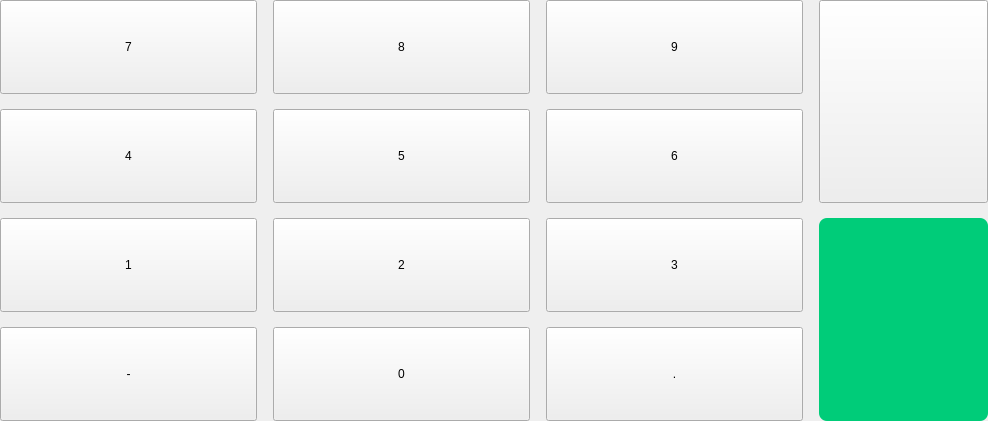
     <widget class="QWidget" name="page_3">
      <layout class="QGridLayout" name="gridLayout_8">
       <property name="leftMargin">
        <number>0</number>
       </property>
       <property name="topMargin">
        <number>0</number>
       </property>
       <property name="rightMargin">
        <number>0</number>
       </property>
       <property name="bottomMargin">
        <number>0</number>
       </property>
       <item row="0" column="0">
        <layout class="QGridLayout" name="gridLayout_7">
         <property name="horizontalSpacing">
          <number>16</number>
         </property>
         <property name="verticalSpacing">
          <number>15</number>
         </property>
         <item row="0" column="0">
          <widget class="QPushButton" name="pushButton_51">
           <property name="minimumSize">
            <size>
             <width>257</width>
             <height>94</height>
            </size>
           </property>
           <property name="maximumSize">
            <size>
             <width>257</width>
             <height>94</height>
            </size>
           </property>
           <property name="focusPolicy">
            <enum>Qt::NoFocus</enum>
           </property>
           <property name="text">
            <string>7</string>
           </property>
           <attribute name="buttonGroup">
            <string notr="true">buttonGroup</string>
           </attribute>
          </widget>
         </item>
         <item row="0" column="1">
          <widget class="QPushButton" name="pushButton_73">
           <property name="minimumSize">
            <size>
             <width>257</width>
             <height>94</height>
            </size>
           </property>
           <property name="maximumSize">
            <size>
             <width>257</width>
             <height>94</height>
            </size>
           </property>
           <property name="focusPolicy">
            <enum>Qt::NoFocus</enum>
           </property>
           <property name="text">
            <string>8</string>
           </property>
           <attribute name="buttonGroup">
            <string notr="true">buttonGroup</string>
           </attribute>
          </widget>
         </item>
         <item row="0" column="2">
          <widget class="QPushButton" name="pushButton_46">
           <property name="minimumSize">
            <size>
             <width>257</width>
             <height>94</height>
            </size>
           </property>
           <property name="maximumSize">
            <size>
             <width>257</width>
             <height>94</height>
            </size>
           </property>
           <property name="focusPolicy">
            <enum>Qt::NoFocus</enum>
           </property>
           <property name="text">
            <string>9</string>
           </property>
           <attribute name="buttonGroup">
            <string notr="true">buttonGroup</string>
           </attribute>
          </widget>
         </item>
         <item row="0" column="3" rowspan="2">
          <widget class="QPushButton" name="pushButton_backSpace_3">
           <property name="minimumSize">
            <size>
             <width>169</width>
             <height>0</height>
            </size>
           </property>
           <property name="maximumSize">
            <size>
             <width>80</width>
             <height>203</height>
            </size>
           </property>
           <property name="focusPolicy">
            <enum>Qt::NoFocus</enum>
           </property>
           <property name="text">
            <string/>
           </property>
           <property name="icon">
            <iconset resource="images.qrc">
             <normaloff>:/images/ic_numberpad_delete.png</normaloff>:/images/ic_numberpad_delete.png</iconset>
           </property>
           <property name="iconSize">
            <size>
             <width>48</width>
             <height>48</height>
            </size>
           </property>
          </widget>
         </item>
         <item row="1" column="0">
          <widget class="QPushButton" name="pushButton_59">
           <property name="minimumSize">
            <size>
             <width>257</width>
             <height>94</height>
            </size>
           </property>
           <property name="maximumSize">
            <size>
             <width>257</width>
             <height>94</height>
            </size>
           </property>
           <property name="focusPolicy">
            <enum>Qt::NoFocus</enum>
           </property>
           <property name="text">
            <string>4</string>
           </property>
           <attribute name="buttonGroup">
            <string notr="true">buttonGroup</string>
           </attribute>
          </widget>
         </item>
         <item row="1" column="1">
          <widget class="QPushButton" name="pushButton_57">
           <property name="minimumSize">
            <size>
             <width>257</width>
             <height>94</height>
            </size>
           </property>
           <property name="maximumSize">
            <size>
             <width>257</width>
             <height>94</height>
            </size>
           </property>
           <property name="focusPolicy">
            <enum>Qt::NoFocus</enum>
           </property>
           <property name="text">
            <string>5</string>
           </property>
           <attribute name="buttonGroup">
            <string notr="true">buttonGroup</string>
           </attribute>
          </widget>
         </item>
         <item row="1" column="2">
          <widget class="QPushButton" name="pushButton_75">
           <property name="minimumSize">
            <size>
             <width>257</width>
             <height>94</height>
            </size>
           </property>
           <property name="maximumSize">
            <size>
             <width>257</width>
             <height>94</height>
            </size>
           </property>
           <property name="focusPolicy">
            <enum>Qt::NoFocus</enum>
           </property>
           <property name="text">
            <string>6</string>
           </property>
           <attribute name="buttonGroup">
            <string notr="true">buttonGroup</string>
           </attribute>
          </widget>
         </item>
         <item row="2" column="0">
          <widget class="QPushButton" name="pushButton_72">
           <property name="minimumSize">
            <size>
             <width>257</width>
             <height>94</height>
            </size>
           </property>
           <property name="maximumSize">
            <size>
             <width>257</width>
             <height>94</height>
            </size>
           </property>
           <property name="focusPolicy">
            <enum>Qt::NoFocus</enum>
           </property>
           <property name="text">
            <string>1</string>
           </property>
           <property name="iconSize">
            <size>
             <width>80</width>
             <height>94</height>
            </size>
           </property>
           <attribute name="buttonGroup">
            <string notr="true">buttonGroup</string>
           </attribute>
          </widget>
         </item>
         <item row="2" column="1">
          <widget class="QPushButton" name="pushButton_67">
           <property name="minimumSize">
            <size>
             <width>257</width>
             <height>94</height>
            </size>
           </property>
           <property name="maximumSize">
            <size>
             <width>257</width>
             <height>94</height>
            </size>
           </property>
           <property name="focusPolicy">
            <enum>Qt::NoFocus</enum>
           </property>
           <property name="text">
            <string>2</string>
           </property>
           <property name="iconSize">
            <size>
             <width>80</width>
             <height>94</height>
            </size>
           </property>
           <attribute name="buttonGroup">
            <string notr="true">buttonGroup</string>
           </attribute>
          </widget>
         </item>
         <item row="2" column="2">
          <widget class="QPushButton" name="pushButton_70">
           <property name="minimumSize">
            <size>
             <width>257</width>
             <height>94</height>
            </size>
           </property>
           <property name="maximumSize">
            <size>
             <width>257</width>
             <height>94</height>
            </size>
           </property>
           <property name="focusPolicy">
            <enum>Qt::NoFocus</enum>
           </property>
           <property name="text">
            <string>3</string>
           </property>
           <property name="iconSize">
            <size>
             <width>80</width>
             <height>94</height>
            </size>
           </property>
           <attribute name="buttonGroup">
            <string notr="true">buttonGroup</string>
           </attribute>
          </widget>
         </item>
         <item row="2" column="3" rowspan="2">
          <widget class="QPushButton" name="pushButton_enter_3">
           <property name="minimumSize">
            <size>
             <width>169</width>
             <height>0</height>
            </size>
           </property>
           <property name="maximumSize">
            <size>
             <width>16777215</width>
             <height>203</height>
            </size>
           </property>
           <property name="focusPolicy">
            <enum>Qt::NoFocus</enum>
           </property>
           <property name="styleSheet">
            <string notr="true">QPushButton{background-color: #00cc79; border:none; border-radius:8px;}
QPushButton:pressed{background-color: #DFDFDF;}</string>
           </property>
           <property name="text">
            <string/>
           </property>
           <property name="icon">
            <iconset resource="images.qrc">
             <normaloff>:/images/ic_numberpad_enter.png</normaloff>:/images/ic_numberpad_enter.png</iconset>
           </property>
           <property name="iconSize">
            <size>
             <width>48</width>
             <height>48</height>
            </size>
           </property>
          </widget>
         </item>
         <item row="3" column="2">
          <widget class="QPushButton" name="pushButton_76">
           <property name="minimumSize">
            <size>
             <width>257</width>
             <height>94</height>
            </size>
           </property>
           <property name="maximumSize">
            <size>
             <width>257</width>
             <height>94</height>
            </size>
           </property>
           <property name="focusPolicy">
            <enum>Qt::NoFocus</enum>
           </property>
           <property name="text">
            <string>.</string>
           </property>
           <property name="iconSize">
            <size>
             <width>80</width>
             <height>94</height>
            </size>
           </property>
           <attribute name="buttonGroup">
            <string notr="true">buttonGroup</string>
           </attribute>
          </widget>
         </item>
         <item row="3" column="0">
          <widget class="QPushButton" name="pushButton_77">
           <property name="minimumSize">
            <size>
             <width>257</width>
             <height>94</height>
            </size>
           </property>
           <property name="maximumSize">
            <size>
             <width>257</width>
             <height>94</height>
            </size>
           </property>
           <property name="focusPolicy">
            <enum>Qt::NoFocus</enum>
           </property>
           <property name="text">
            <string>-</string>
           </property>
           <property name="iconSize">
            <size>
             <width>80</width>
             <height>94</height>
            </size>
           </property>
           <attribute name="buttonGroup">
            <string notr="true">buttonGroup</string>
           </attribute>
          </widget>
         </item>
         <item row="3" column="1">
          <widget class="QPushButton" name="pushButton_78">
           <property name="minimumSize">
            <size>
             <width>257</width>
             <height>94</height>
            </size>
           </property>
           <property name="maximumSize">
            <size>
             <width>257</width>
             <height>94</height>
            </size>
           </property>
           <property name="focusPolicy">
            <enum>Qt::NoFocus</enum>
           </property>
           <property name="text">
            <string>0</string>
           </property>
           <property name="iconSize">
            <size>
             <width>80</width>
             <height>94</height>
            </size>
           </property>
           <attribute name="buttonGroup">
            <string notr="true">buttonGroup</string>
           </attribute>
          </widget>
         </item>
        </layout>
       </item>
      </layout>
     </widget>
